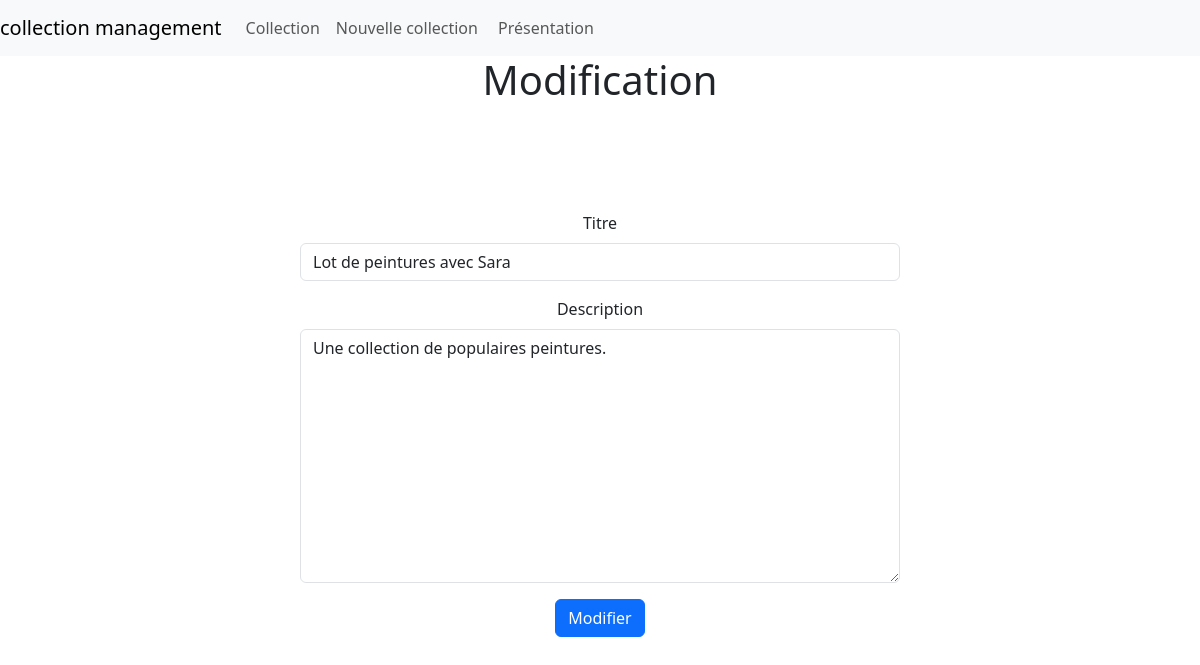
/change/3, run on the app's committed database.
### collec_management/models.py (models this page shows, shortened)
class Collec ( models . Model ):
    title = models.CharField(max_length=100, null=False, blank=False)
    description = models.TextField(null=False, blank=False)
    creation_date = models.DateField(null=False, blank=False)

### collec_management/views.py (the view)
# urls.py: path('change/<int:collec_id>', views.edit_collec, name="edit"),
def edit_collec (request, collec_id) :
    collec = get_object_or_404(Collec, pk=collec_id)
    if request.method == "POST" :
        form = CollecForm(request.POST, instance=collec)
        id = check_save(form)
        return HttpResponseRedirect(f"/change/{collec.id}")
    else:
        form = CollecForm(instance = collec)
    return render(
        request,
        "collec_management/modificationCollec.html",
        {"form":form, "button_label" : "Modifier"}
    )

### collec_management/form.py
class CollecForm(forms.ModelForm):
    class Meta:
        model = Collec
        fields = ['title', 'description']
        labels = {
            "title" : "Titre",
            "description" : "Description"
        }

### collec_management/templates/collec_management/modificationCollec.html (shortened to what this page needs)
{% extends "collec_management/main.html" %}
{% load django_bootstrap5 %}
{% block title %}<div class = "text-center">Modification</div>{% endblock %}
{% block content %}
<div class="d-flex justify-content-center align-items-center" style="min-height: 80vh;">
    <form method="POST" class="text-center w-50">
        <fieldset>
            {% bootstrap_form form %}
            <button type = "submit" class = "btn btn-primary" >
                {{ button_label }}
            </button>
        </fieldset>
    </form>
</div>
{% endblock %}

### data on the page
Collec: title "Lot de peintures avec Sara", description "Une collection de populaires peintures."

### other printed values
{{ button_label }} "Modifier"
